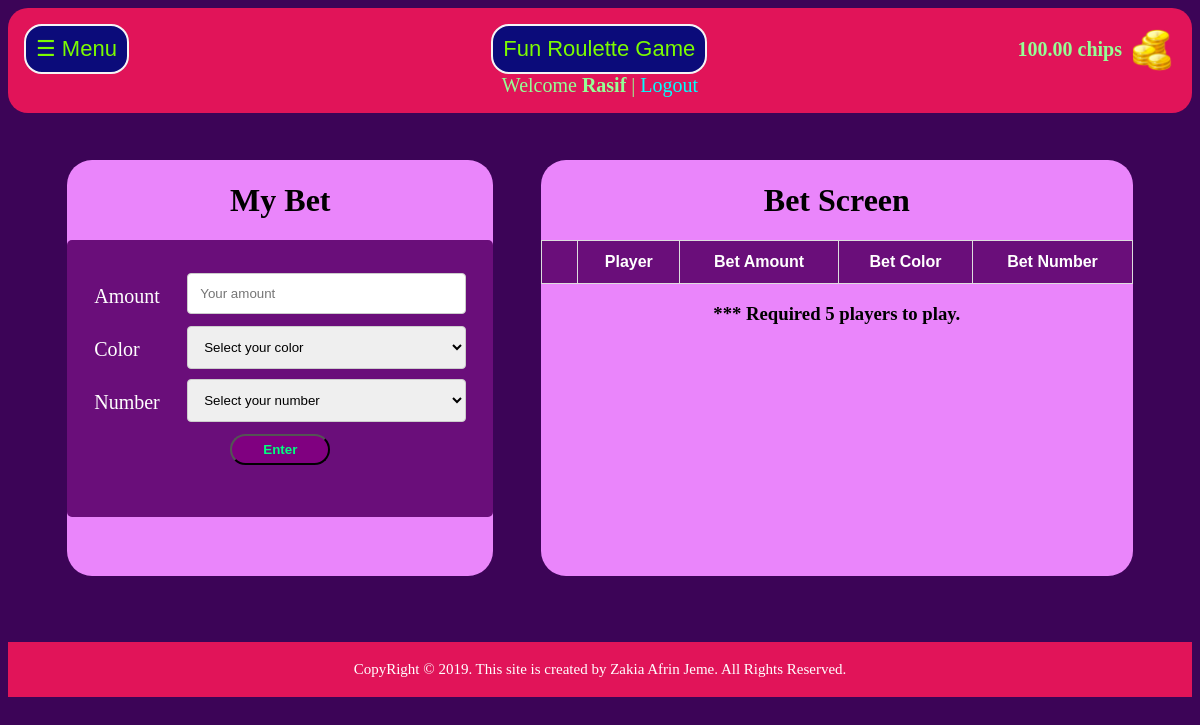
Before: /game.php (signed in) with the older database file.
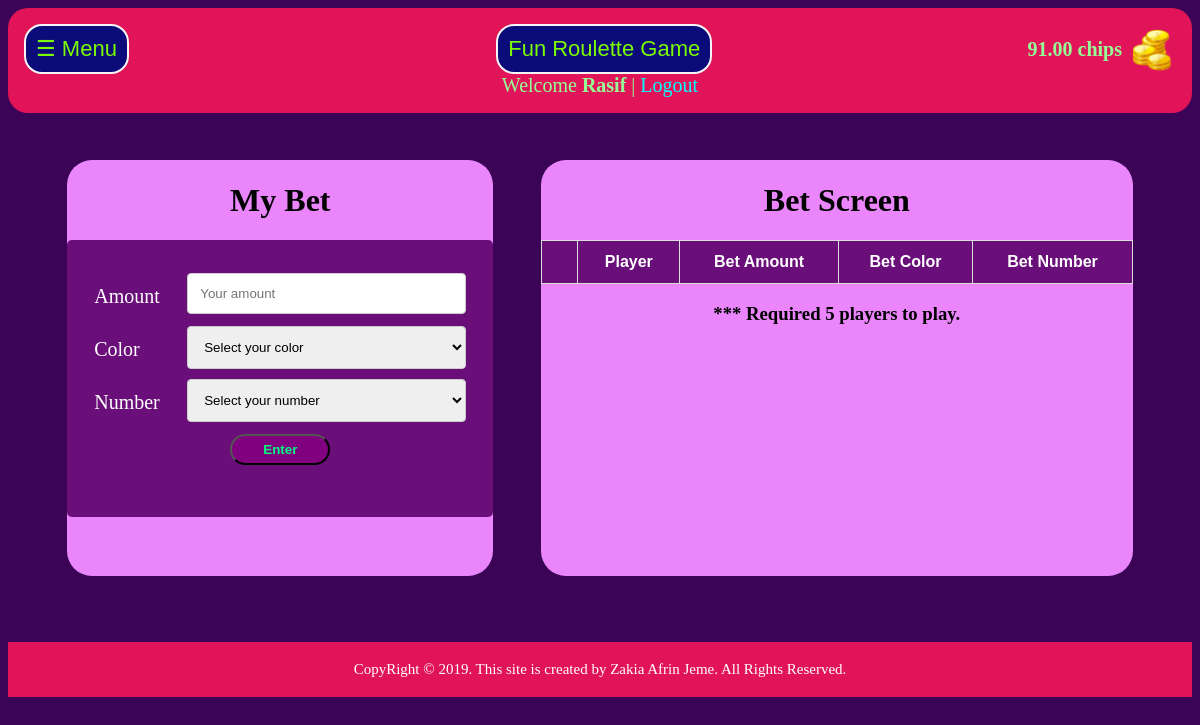
After: the same page with the newer database file.
### tables this page shows
CREATE TABLE `players` (
  `id` int(11) NOT NULL,
  `email` varchar(80) NOT NULL,
  `username` varchar(80) NOT NULL,
  `password` varchar(20) NOT NULL,
  `chips` varchar(20) NOT NULL
);

### game.php (the view, shortened to what this page needs)
<?php
include("inc/connection.php");
$title= 'Fun Roulette Game';
$email = $_SESSION['email'];
$query = "SELECT * FROM players WHERE email='$email'";
$data = mysqli_query($conn, $query);
$total = mysqli_num_rows($data);
if($total !=0){
    while($result = mysqli_fetch_assoc($data)){
        $player = $result['username'];
        $coins = $result['chips'];
        }
    } else {
        echo "No record found";
}
include "inc/header.php";
?>
<div class="head" id="main">
    <div class="menu">
        <div>
            <button class="head-btn" onclick="openNav()">☰ Menu</button>
        </div>
        <div>
            <button class="head-btn" style="margin-left: 52px;">
                <?php echo $title; ?></button>
        </div>
        <div class="wallet">
            <div><strong>
                    <?php echo $coins;  ?> chips </strong></div>
            <div><img src="img/coin.png" alt="coin" class="coin"></div>
        </div>
    </div>
    <div class="welcome">Welcome <b>
            <?php echo $player; ?></b> | <a href="logout.php">Logout</a>
    </div>
</div>
<div class="game">
    <div class="game-left">
        <h1 class="center">My Bet</h1>
        <div class="game-container">
            <form action="" method="post">
                <div class="row">
                    <div class="col-25">
                        <label for="a">Amount</label>
                    </div>
                    <div class="col-75">
                        <input type="number" name="a" placeholder="Your amount" min="1" required>
                    </div>
                </div>
                <div class="row">
                    <div class="col-25">
                        <label for="c">Color</label>
                    </div>
                    <div class="col-75">
                        <select name="c" required>
                            <option selected disabled value="">Select your color</option>
                        </select>
                    </div>
                </div>
                <div class="row">
                    <div class="col-25">
                        <label for="n">Number</label>
                    </div>
                    <div class="col-75">
                        <select name="n" required>
                            <option selected disabled value="">Select your number</option>
                        </select>
                    </div>
                </div>
                <div class="game-submit">
                    <input type="submit" value="Enter" name="submit" class="enter">
                </div>
            </form>
        </div>
    </div>
    <div class="game-right">
        <h1 class="center">Bet Screen</h1>
        <table id="players">
            <tr>
                <th></th>
                <th>Player</th>
                <th>Bet Amount</th>
                <th>Bet Color</th>
                <th>Bet Number</th>
            </tr>
        </table>
        <h3 style="text-align:center;">*** Required 5 players to play.</h3>
    </div>
</div>
<?php include "inc/footer.php"; ?>

Changed rows visible on the page:
changed players "Rasif": chips "100.00" → "91.00"
